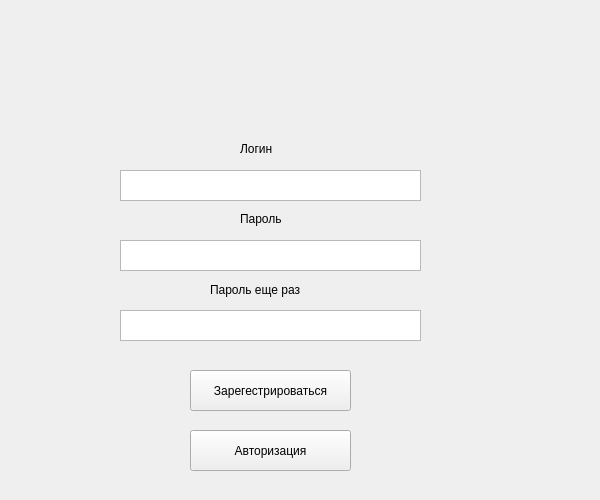
<?xml version="1.0" encoding="UTF-8"?>
<ui version="4.0">
 <class>Registration</class>
 <widget class="QWidget" name="Registration">
  <property name="geometry">
   <rect>
    <x>0</x>
    <y>0</y>
    <width>600</width>
    <height>500</height>
   </rect>
  </property>
  <property name="windowTitle">
   <string>Form</string>
  </property>
  <widget class="QLabel" name="label">
   <property name="geometry">
    <rect>
     <x>240</x>
     <y>140</y>
     <width>67</width>
     <height>17</height>
    </rect>
   </property>
   <property name="text">
    <string>Логин</string>
   </property>
  </widget>
  <widget class="QTextEdit" name="textEdit">
   <property name="geometry">
    <rect>
     <x>120</x>
     <y>170</y>
     <width>301</width>
     <height>31</height>
    </rect>
   </property>
  </widget>
  <widget class="QLabel" name="label_2">
   <property name="geometry">
    <rect>
     <x>240</x>
     <y>210</y>
     <width>67</width>
     <height>17</height>
    </rect>
   </property>
   <property name="text">
    <string>Пароль</string>
   </property>
  </widget>
  <widget class="QTextEdit" name="textEdit_2">
   <property name="geometry">
    <rect>
     <x>120</x>
     <y>240</y>
     <width>301</width>
     <height>31</height>
    </rect>
   </property>
  </widget>
  <widget class="QLabel" name="label_3">
   <property name="geometry">
    <rect>
     <x>210</x>
     <y>280</y>
     <width>161</width>
     <height>20</height>
    </rect>
   </property>
   <property name="text">
    <string>Пароль еще раз</string>
   </property>
  </widget>
  <widget class="QTextEdit" name="textEdit_3">
   <property name="geometry">
    <rect>
     <x>120</x>
     <y>310</y>
     <width>301</width>
     <height>31</height>
    </rect>
   </property>
  </widget>
  <widget class="QPushButton" name="pushButton">
   <property name="geometry">
    <rect>
     <x>190</x>
     <y>370</y>
     <width>161</width>
     <height>41</height>
    </rect>
   </property>
   <property name="text">
    <string>Зарегестрироваться</string>
   </property>
  </widget>
  <widget class="QPushButton" name="pushButton_2">
   <property name="geometry">
    <rect>
     <x>190</x>
     <y>430</y>
     <width>161</width>
     <height>41</height>
    </rect>
   </property>
   <property name="text">
    <string>Авторизация</string>
   </property>
  </widget>
 </widget>
 <resources/>
 <connections/>
</ui>
